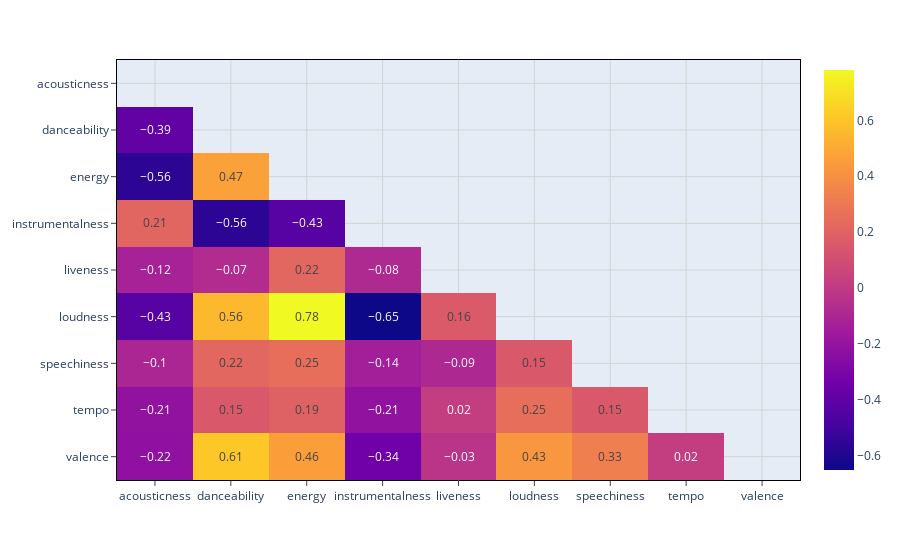

The notebook cell saved with this chart:
### Code cell
audio_features = df[['acousticness', 'danceability', 'energy', 'instrumentalness', 'liveness', 'loudness', 'speechiness', 'tempo', 'valence']]
audio_correlation = audio_features.corr().round(2)

mask = np.zeros_like(audio_correlation, dtype=bool)
mask[np.triu_indices_from(mask)] = True
df_corr_viz = audio_correlation.mask(mask)

fig = px.imshow(df_corr_viz, text_auto=True, aspect=True)

fig.update_xaxes(
    mirror=True,
    ticks='outside',
    showline=True,
    linecolor='black',
    gridcolor='lightgrey'
)

fig.update_yaxes(
    mirror=True,
    ticks='outside',
    showline=True,
    linecolor='black',
    gridcolor='lightgrey'
)

fig.show()

### Figure 1 — Plotly figure (JSON) as saved in the notebook; plotly's stock layout.template omitted (floating-point values rounded to 4 significant figures)
{"data": [{"coloraxis": "coloraxis", "hovertemplate": "x: %{x}<br>y: %{y}<br>color: %{z}<extra></extra>", "name": "0", "texttemplate": "%{z}", "type": "heatmap", "x": ["acousticness", "danceability", "energy", "instrumentalness", "liveness", "loudness", "speechiness", "tempo", "valence"], "xaxis": "x", "y": ["acousticness", "danceability", "energy", "instrumentalness", "liveness", "loudness", "speechiness", "tempo", "valence"], "yaxis": "y", "z": [[null, null, null, null, null, null, null, null, null], [-0.39, null, null, null, null, null, null, null, null], [-0.56, 0.47, null, null, null, null, null, null, null], [0.21, -0.56, -0.43, null, null, null, null, null, null], [-0.12, -0.07, 0.22, -0.08, null, null, null, null, null], [-0.43, 0.56, 0.78, -0.65, 0.16, null, null, null, null], [-0.1, 0.22, 0.25, -0.14, -0.09, 0.15, null, null, null], [-0.21, 0.15, 0.19, -0.21, 0.02, 0.25, 0.15, null, null], [-0.22, 0.61, 0.46, -0.34, -0.03, 0.43, 0.33, 0.02, null]]}], "layout": {"coloraxis": {"colorscale": [[0, "#0d0887"], [0.1111, "#46039f"], [0.2222, "#7201a8"], [0.3333, "#9c179e"], [0.4444, "#bd3786"], [0.5556, "#d8576b"], [0.6667, "#ed7953"], [0.7778, "#fb9f3a"], [0.8889, "#fdca26"], [1, "#f0f921"]]}, "margin": {"t": 60}, "xaxis": {"anchor": "y", "domain": [0, 1], "gridcolor": "lightgrey", "linecolor": "black", "mirror": true, "showline": true, "ticks": "outside"}, "yaxis": {"anchor": "x", "autorange": "reversed", "domain": [0, 1], "gridcolor": "lightgrey", "linecolor": "black", "mirror": true, "showline": true, "ticks": "outside"}}}
